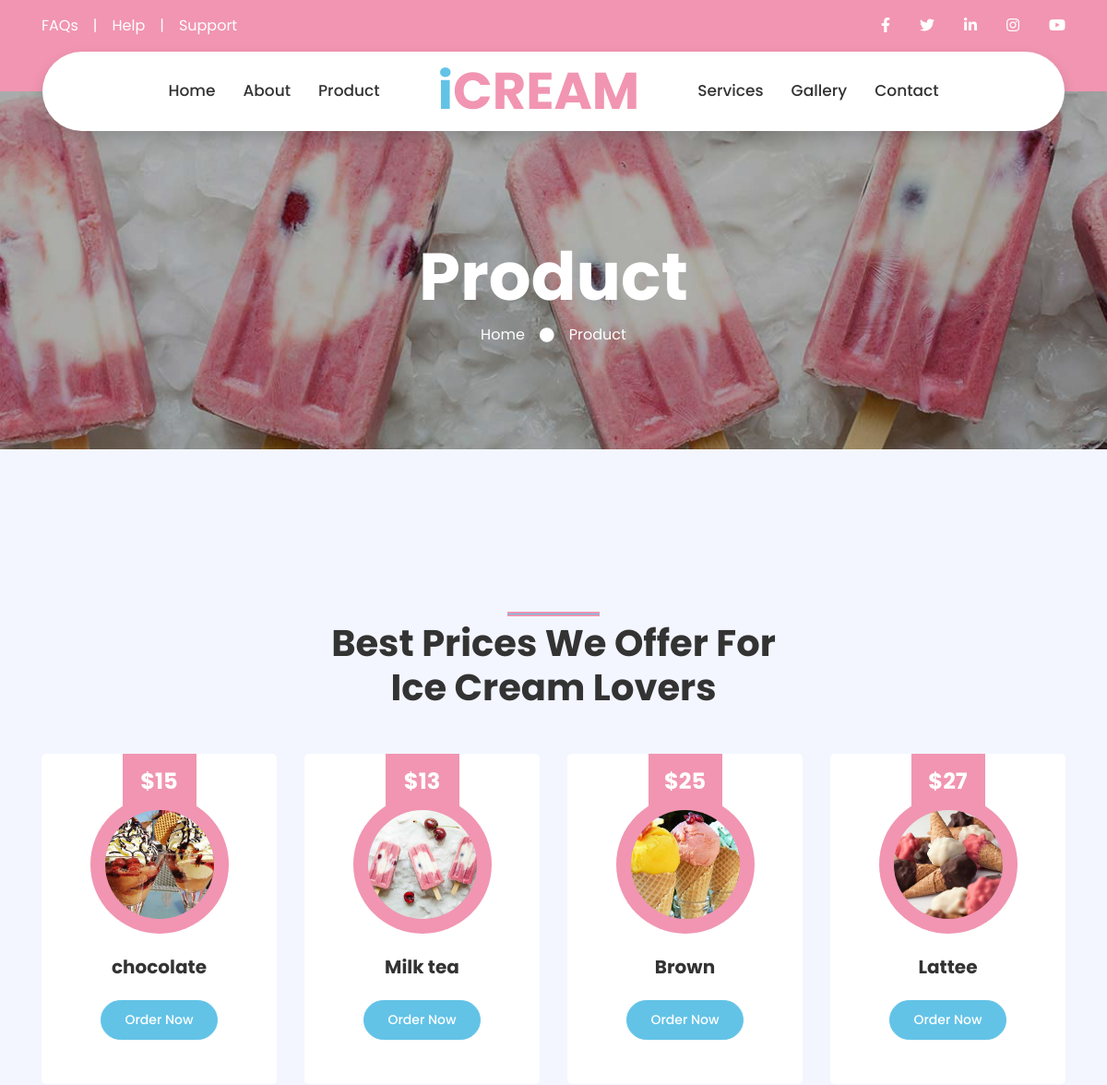
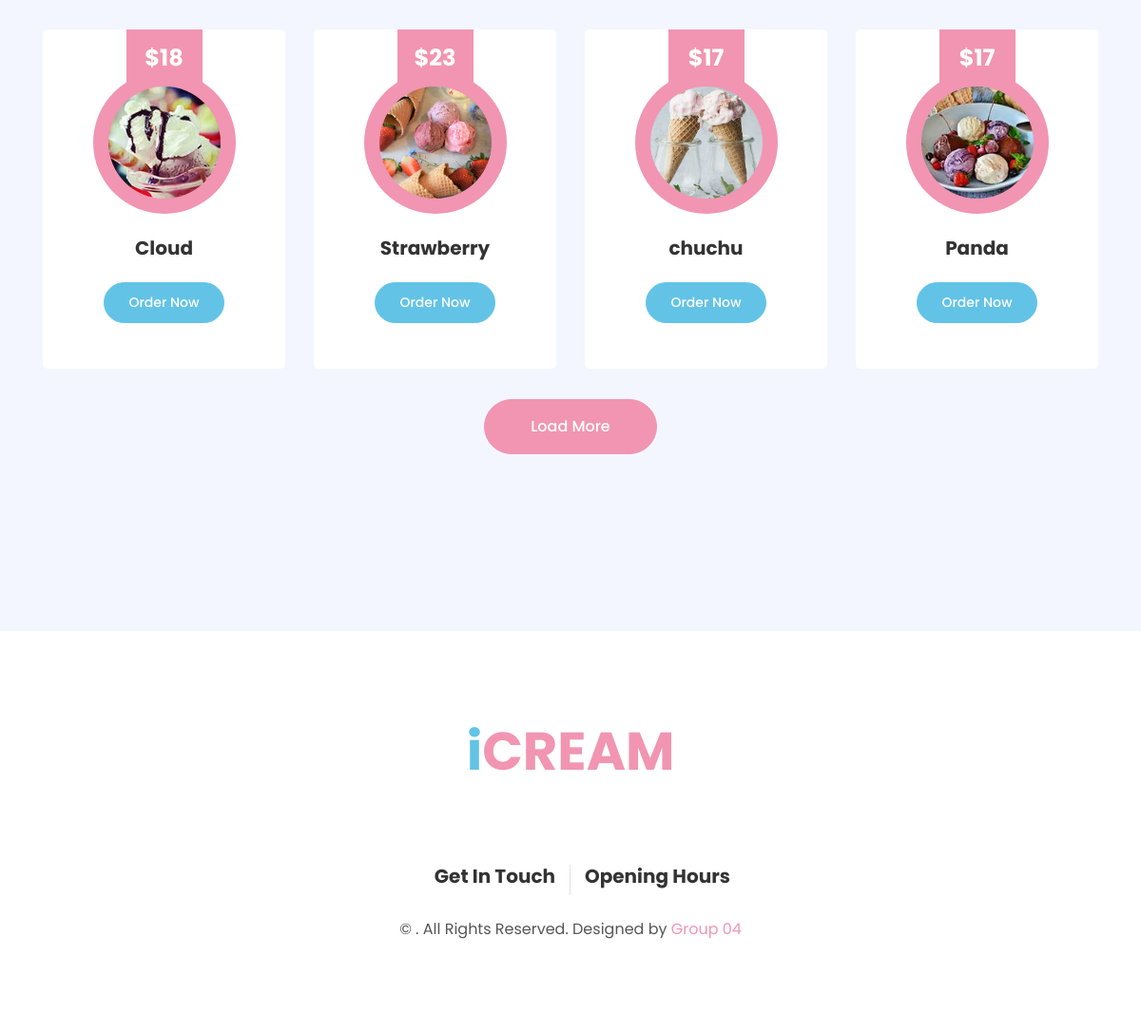
Page /Product on the committed database (2 pictures, top to bottom).
### accounts/models.py (models this page shows, shortened)
class tblTopMenu(models.Model):
    topMenuName = models.CharField(max_length=200, null=True)
    topMenuImage = models.ImageField(upload_to="TopMenu")

class tblTopMenu2(models.Model):
    topMenuName = models.CharField(max_length=200, null=True)
    topMenuImage = models.ImageField(upload_to="TopMenu")

class tblProducts(models.Model):
    productName = models.CharField(max_length=200, null=True)
    categoryID = models.ForeignKey(Category, on_delete=models.CASCADE, null=True)
    quantity = models.CharField(max_length=200, null=True)
    priceIn = models.CharField(max_length=200, null=True)
    priceOut = models.CharField(max_length=200, null=True)
    instock = models.CharField(max_length=200, null=True)
    productImage = models.ImageField(upload_to ='ProductImages/')
    productDate = models.DateTimeField(auto_now_add=True, null=True)

### accounts/views.py (the view)
# urls.py: path('Product', views.product , name='Product'),
def product(request):
    topMenu = tblTopMenu.objects.all()
    topMenu2 = tblTopMenu2.objects.all()
    Product = tblProducts.objects.all()
    context = {
        'Products':Product,
        'topMenus': topMenu,
        'topMenus2': topMenu2,
    }
    return render(request, 'accounts/product.html', context)

### accounts/templates/accounts/product.html (shortened to what this page needs)
{% load static %}
<!DOCTYPE html>
<html lang="en">
<head>
    <link href="https://cdnjs.cloudflare.com/ajax/libs/font-awesome/5.10.0/css/all.min.css" rel="stylesheet">
    <link href="{% static 'lib/owlcarousel/assets/owl.carousel.min.css' %}" rel="stylesheet">
    <link href="{% static 'lib/lightbox/css/lightbox.min.css' %}" rel="stylesheet">
    <link href="{% static 'css/style.css' %}" rel="stylesheet">
</head>
<body>
    <div class="container-fluid bg-primary py-3 d-none d-md-block">
        <div class="container">
            <div class="row">
                <div class="col-md-6 text-center text-lg-left mb-2 mb-lg-0">
                    <div class="d-inline-flex align-items-center">
                        <a class="text-white pr-3" href="">FAQs</a>
                        <span class="text-white">|</span>
                        <a class="text-white px-3" href="">Help</a>
                        <span class="text-white">|</span>
                        <a class="text-white pl-3" href="">Support</a>
                    </div>
                </div>
                <div class="col-md-6 text-center text-lg-right">
                    <div class="d-inline-flex align-items-center">
                        <a class="text-white px-3" href="">
                            <i class="fab fa-facebook-f"></i>
                        </a>
                        <a class="text-white px-3" href="">
                            <i class="fab fa-twitter"></i>
                        </a>
                        <a class="text-white px-3" href="">
                            <i class="fab fa-linkedin-in"></i>
                        </a>
                        <a class="text-white px-3" href="">
                            <i class="fab fa-instagram"></i>
                        </a>
                        <a class="text-white pl-3" href="">
                            <i class="fab fa-youtube"></i>
                        </a>
                    </div>
                </div>
            </div>
        </div>
    </div>
<div class="container-fluid position-relative nav-bar p-0">
    <div class="container-lg position-relative p-0 px-lg-3" style="z-index: 9;">
        <nav class="navbar navbar-expand-lg bg-white navbar-light shadow p-lg-0">
            <div class="collapse navbar-collapse justify-content-between" id="navbarCollapse">
                <div class="navbar-nav ml-auto py-0">
                    {% for topMenu in topMenus %}
                        <a href="{{topMenu.topMenuName}}" class="nav-item nav-link ">{{topMenu.topMenuName}}</a>
                    {% endfor %}
                </div>
                    <a href="index.html" class="navbar-brand mx-5 d-none d-lg-block">
                        <h1 class="m-0 display-4 text-primary"><span class="text-secondary">i</span>CREAM</h1>
                    </a>
                    <div class="navbar-nav mr-auto py-0">
                        {% for topMenu2 in topMenus2 %}
                        <a href="{{topMenu2.topMenuName}}" class="nav-item nav-link">{{topMenu2.topMenuName}}</a>
                    {% endfor %}
                    </div>
            </div>
        </nav>
    </div>
</div>
    <div class="jumbotron jumbotron-fluid page-header" style="margin-bottom: 90px;">
        <div class="container text-center py-5">
            <h1 class="text-white display-3 mt-lg-5">Product</h1>
            <div class="d-inline-flex align-items-center text-white">
                <p class="m-0"><a class="text-white" href="{% url 'home' %}">Home</a></p>
                <i class="fa fa-circle px-3"></i>
                <p class="m-0">Product</p>
            </div>
        </div>
    </div>
<div class="container-fluid py-5">
    <div class="container py-5">
        <div class="row justify-content-center">
            <div class="col-lg-6">
                <h1 class="section-title position-relative text-center mb-5">Best Prices We Offer For Ice Cream Lovers</h1>
            </div>
        </div>
        <div class="row">
            {% for Product in Products %}
            <div class="col-lg-3 col-md-6 mb-4 pb-2">
                <div class="product-item d-flex flex-column align-items-center text-center bg-light rounded py-5 px-3">
                    <div class="bg-primary mt-n5 py-3" style="width: 80px;">
                        <h4 class="font-weight-bold text-white mb-0">${{ Product.priceOut}}</h4>
                    </div>
                    <div class="position-relative bg-primary rounded-circle mt-n3 mb-4 p-3" style="width: 150px; height: 150px;">
                        <img class="rounded-circle w-100 h-100" src="{% static Product.productImage %}" style="object-fit: cover;">
                    </div>
                    <h5 class="font-weight-bold mb-4">{{Product.productName}}</h5>
                    <a href="" class="btn btn-sm btn-secondary">Order Now</a>
                </div>
            </div>
            {% endfor %}
            <div class="col-12 text-center">
                <a href="" class="btn btn-primary py-3 px-5">Load More</a>
            </div>
        </div>
    </div>
</div>
    <div class="container-fluid footer bg-light py-5" style="margin-top: 90px;">
        <div class="container text-center py-5">
            <div class="row">
                <div class="col-12 mb-4">
                    <a href="{% url 'home' %}" class="navbar-brand m-0">
                        <h1 class="m-0 mt-n2 display-4 text-primary"><span class="text-secondary">i</span>CREAM</h1>
                    </a>
                </div>
                <div class="col-12 mb-4">
                </div>
                <div class="col-12 mt-2 mb-4">
                    <div class="row">
                        <div class="col-sm-6 text-center text-sm-right border-right mb-3 mb-sm-0">
                            <h5 class="font-weight-bold mb-2">Get In Touch</h5>
                        </div>
                        <div class="col-sm-6 text-center text-sm-left">
                            <h5 class="font-weight-bold mb-2">Opening Hours</h5>
                        </div>
                    </div>
                </div>
                <div class="col-12">
                    <p class="m-0">&copy; {{ current_year }}. All Rights Reserved. Designed by <a href="https://htmlcodex.com">Group 04</a></p>
                </div>
            </div>
        </div>
    </div>
</body>
</html>

### rows in the picture
tblTopMenu: topMenuName "Home"
tblTopMenu: topMenuName "About"
tblTopMenu: topMenuName "Product"
tblTopMenu2: topMenuName "Services"
tblTopMenu2: topMenuName "Gallery"
tblTopMenu2: topMenuName "Contact"
tblProducts: priceOut "15", productImage (picture), productName "chocolate"
tblProducts: priceOut "13", productImage (picture), productName "Milk tea"
tblProducts: priceOut "25", productImage (picture), productName "Brown"
tblProducts: priceOut "27", productImage (picture), productName "Lattee"
tblProducts: priceOut "18", productImage (picture), productName "Cloud"
tblProducts: priceOut "23", productImage (picture), productName "Strawberry"
tblProducts: priceOut "17", productImage (picture), productName "chuchu"
tblProducts: priceOut "17", productImage (picture), productName "Panda"
